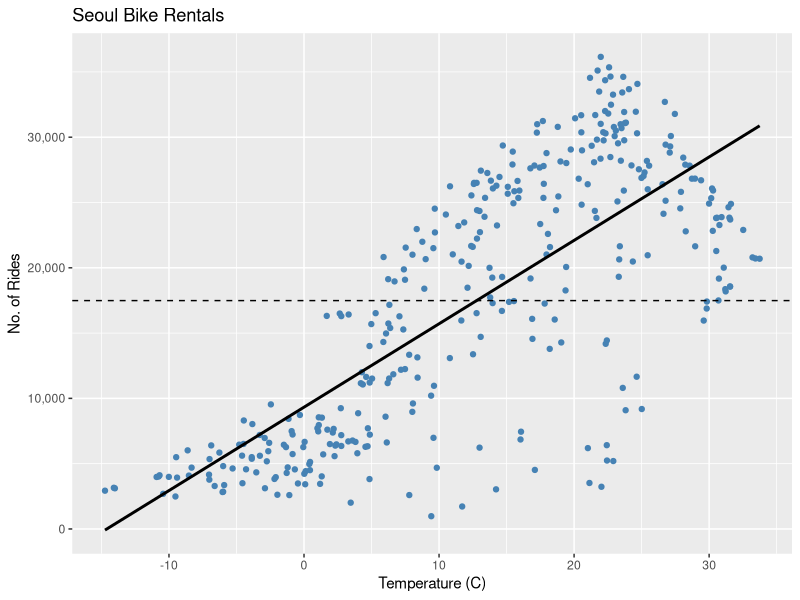
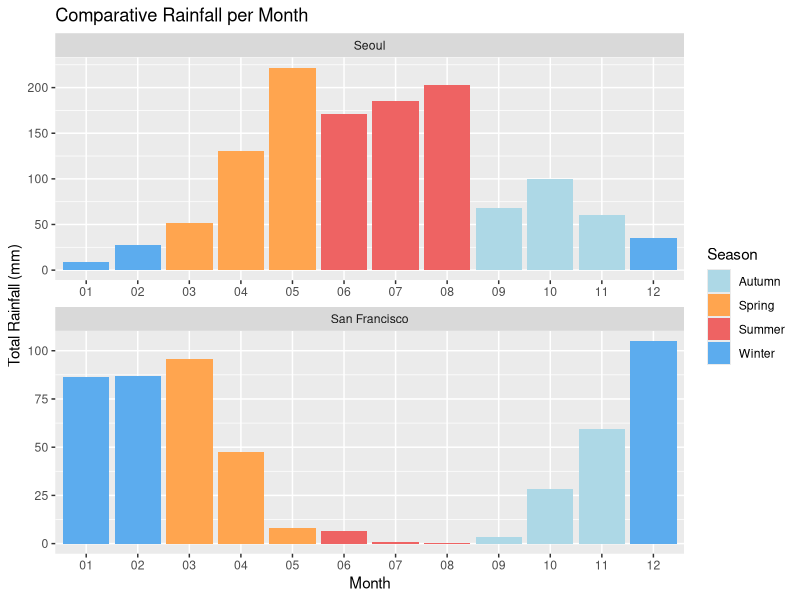
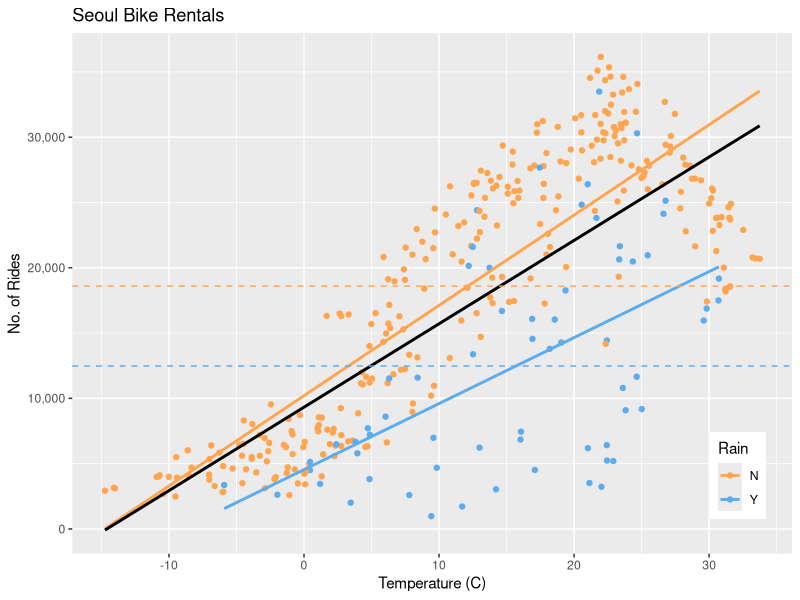

Generate these figures, in order, with R:
# Required Packages 
library(readr)
library(dplyr)
library(ggplot2)

# Load Data
bike_rides <- read_csv("./data/SeoulBikeData.csv")

# Clean
bike_rides <- bike_rides %>% 
  mutate(date = as.POSIXct(date, format = "%d/%m/%Y"), 
         season = as.factor(season))

# Aggregate to daily intervals 
daily_df <- bike_rides %>% 
  filter(functioning_day == "Yes") %>% 
  group_by(date) %>% 
  summarise(count = sum(rented_bike_count), 
            temp = mean(temperature_C), 
            rainfall = sum(rainfall_mm), 
            season = last(season)) %>% 
  ungroup()


##### Simple Linear Regression #####

# Plot ride counts vs temperature 
daily_df %>% 
  ggplot(aes(x = temp, y = count, colour = "steelblue")) + 
  geom_point(colour = "steelblue") + 
  geom_smooth(method = "lm", formula = y ~ x, se = FALSE, colour = "black") + 
  geom_hline(yintercept = mean(daily_df$count), linetype = "dashed") + 
  scale_y_continuous(labels = scales::comma) +
  labs(title = "Seoul Bike Rentals", 
       x = "Temperature (C)", 
       y = "No. of Rides") 

# Fit model
lm.simple <- lm(count ~ temp, data = daily_df)
summary(lm.simple)


##### Compare geographies ##### 

# Seoul rainfall per month 
seoul_rain <- daily_df %>% 
  mutate(month = format(date, "%m")) %>% 
  group_by(month) %>% 
  summarise(rainfall = sum(rainfall), season = last(season)) %>% 
  mutate(location = "Seoul") %>% 
  ungroup() 

# Compare with San Francisco 
# Load data
sf_data <- read_csv("./data/USW00023272.csv")

# Average monthly rainfall 
sf_rain <- sf_data %>% 
  select(DATE, PRCP, TAVG) %>% 
  filter(DATE >= "2008-12", DATE <= "2018-11") %>% 
  mutate(month = substr(DATE, 6, 8)) %>% 
  group_by(month) %>% 
  summarise(rainfall = mean(PRCP)) %>% 
  ungroup()

sf_rain$season <- seoul_rain$season 
sf_rain$location <- "San Francisco"

# Merge with Seoul data
rain_df <- rbind(seoul_rain, sf_rain)
rain_df$location <- factor(rain_df$location, levels = c("Seoul", "San Francisco"))

# Plot monthly rainfall of two cities 
rain_df %>% 
  ggplot(aes(x = month, y = rainfall, fill = season)) + 
  geom_bar(stat = "identity") + 
  scale_fill_manual(values = c("lightblue", "tan1", "indianred2", "steelblue2")) + 
  labs(title = "Comparative Rainfall per Month", 
       x = "Month", 
       y = "Total Rainfall (mm)", 
       fill = "Season") + 
  theme() + 
  facet_wrap(~location, ncol = 1, scales = "free")


##### Mutliple Regression #####

# Flag rainy days (min. 2mm rainfall)
daily_df <- daily_df %>% 
  mutate(rain = ifelse(rainfall > 2, "Y", "N"))

# Group mean for plot
group_mean <- daily_df %>% 
  group_by(rain) %>% 
  summarise(mean = mean(count)) %>% 
  ungroup()

# Redo plot with rainy days identified 
daily_df %>% 
  ggplot(aes(x = temp, y = count)) + 
  geom_point(aes(colour = rain)) + 
  geom_smooth(aes(colour = rain), method = "lm", formula = y ~ x, se = FALSE) +
  geom_smooth(method = "lm", formula = y ~ x, se = FALSE, colour = "black") +
  scale_color_manual(values = c("tan1", "steelblue2")) + 
  scale_y_continuous(labels = scales::comma) +
  geom_hline(yintercept = unlist(group_mean[,2]), 
             colour = c("tan1", "steelblue2"), 
             linetype = "dashed") + 
  labs(title = "Seoul Bike Rentals", 
       x = "Temperature (C)", 
       y = "No. of Rides", 
       colour = "Rain") +
  theme(legend.position = c(0.925, 0.15)) 


# Fit model 
lm.multi <- lm(count ~ temp + rain, data = daily_df)
summary(lm.multi)  

